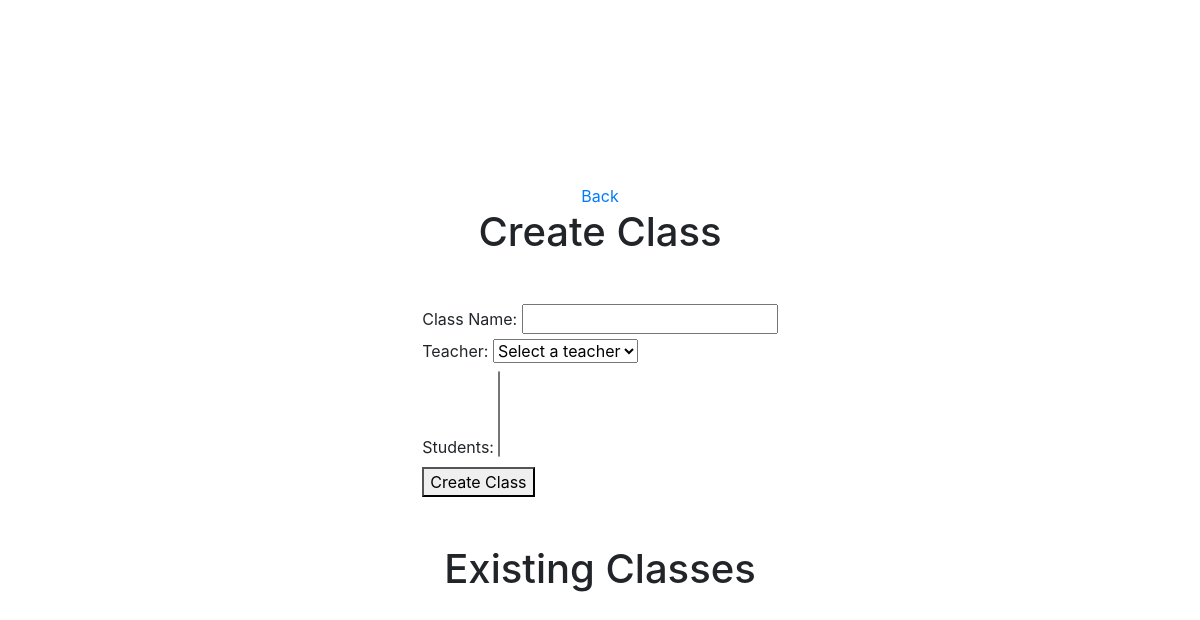
Page /admins/register-class/ on the earlier database version.
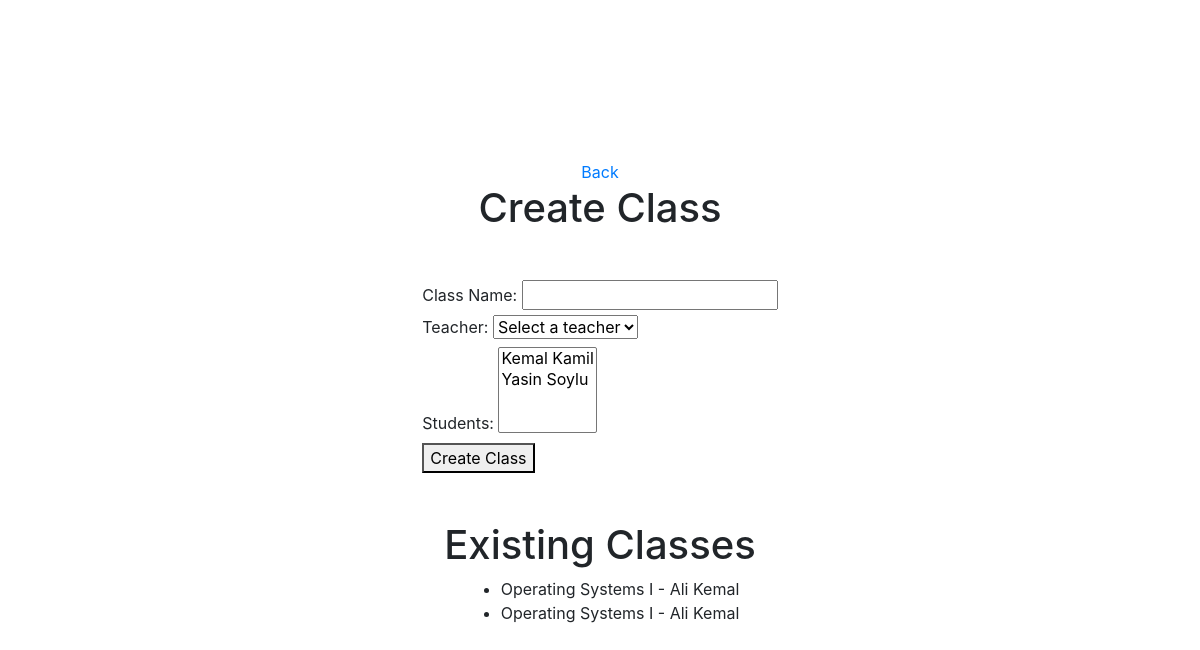
Same page on the later database version.
### core/models.py (models this page shows)
class Class(models.Model):
    id = models.AutoField(primary_key=True)
    teacher = models.ForeignKey(Teacher, on_delete=models.CASCADE)
    students = models.ManyToManyField('Student')
    class_name = models.CharField(max_length=100)

class Teacher(models.Model):
    id = models.AutoField(primary_key=True)
    firstname = models.CharField(max_length=100)
    lastname = models.CharField(max_length=100)
    teacher_id = models.CharField(max_length=20)

### core/views.py (the view, shortened to what this page needs)
# urls.py: path('admins/register-class/', views.register_class, name='register-class'),
def register_class(request):
    teachers = Teacher.objects.all()
    students = Student.objects.all()
    classes = Class.objects.all()
    context = {
        'teachers': teachers,
        'students': students,
        'classes': classes
    }
    return render(request, 'admin/register_class.html', context)

### core/templates/admin/register_class.html (shortened to what this page needs)
{% extends 'base.html' %}
{% block content %}
<div class="d-flex flex-column align-items-center justify-content-center" style="min-height: 100vh;">
  <div class="back-button">
    <a href="{% url 'admin-page' %}">Back</a>
  </div>
  <h1 class="mb-5">Create Class</h1>
  <form method="post" action="{% url 'register-class' %}">
    <label for="class-name">Class Name:</label>
    <input type="text" id="class-name" name="class-name" required>
    <br>
    <label for="teacher">Teacher:</label>
    <select id="teacher" name="teacher">
      <option value="">Select a teacher</option>
    </select>
    <br>
    <label for="students">Students:</label>
    <select id="students" name="students" multiple>
      {% for student in students %}
        <option value="{{ student.id }}">{{ student.firstname }} {{ student.lastname }}</option>
      {% endfor %}
    </select>
    <br>
    <button type="submit">Create Class</button>
  </form>
  <h1 class="mt-5">Existing Classes</h1>
  <ul>
    {% for class in classes %}
      <li>{{ class.class_name }} - {{ class.teacher.firstname }} {{ class.teacher.lastname }}</li>
    {% endfor %}
  </ul>
</div>
{% endblock %}

Differences in the rows shown:
added Class: class_name "Operating Systems I", teacher.firstname "Ali", teacher.lastname "Kemal"
added Class: class_name "Operating Systems I", teacher.firstname "Ali", teacher.lastname "Kemal"
Other differences:
form field students: (not shown) → "Kemal Kamil / Yasin Soylu"
